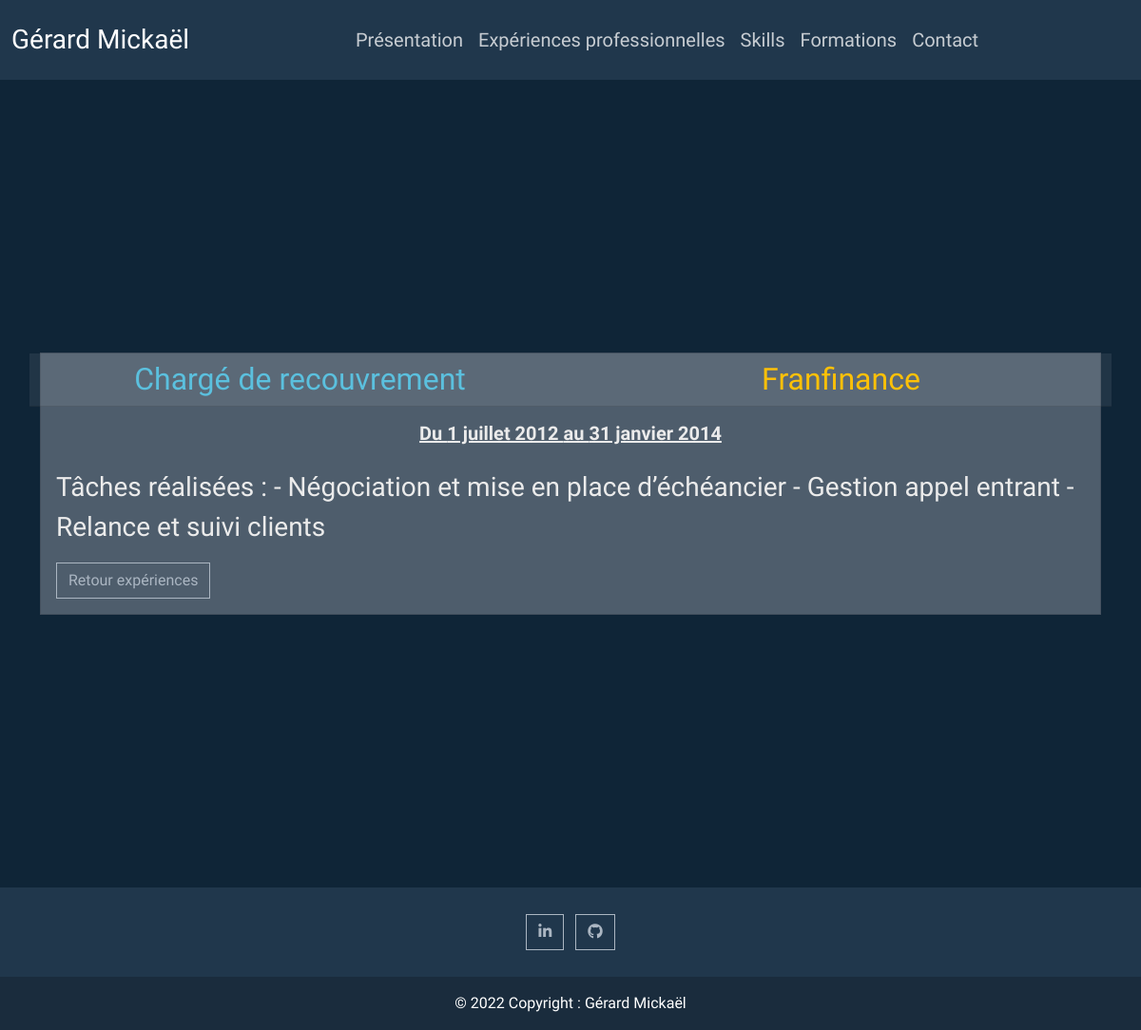
/franfinance/, run on the app's committed database.
### experience/models.py (models this page shows, shortened)
class ExperiencePro(models.Model):
    metier = models.CharField(max_length=150)
    societe = models.CharField(max_length=150)
    contenu = models.TextField()
    slug = models.SlugField(max_length=100)
    date_start = models.DateField()
    date_end = models.DateField()
    image = models.ImageField(default='default.jpg')

### experience/views.py (the view)
# urls.py: path('<slug:slug>/', views.experience_pro, name='experience')
def experience_pro(request, slug):
    experience = get_object_or_404(ExperiencePro, slug=slug)
    return render(request, 'experience/detail.html', context={"experience": experience})

### experience/templates/experience/detail.html
{% extends 'navbar_footer.html' %}
{% block contenu %}
<div class="container d-flex align-items-center justify-content-center" style="height: 850px">
    <div class="card">
        <div class="row">
            <h5 class="card-header col-6 text-center text-info fs-2">{{ experience.metier }}</h5>
            <h5 class="card-header col-6 text-center text-warning fs-2">{{ experience.societe }}</h5>
        </div>
        <div class="card-body">
            <h5 class="card-title text-center mb-4 fw-bold text-decoration-underline">Du {{experience.date_start}} au {{experience.date_end}}</h5>
            <p class="card-text fs-3">{{experience.contenu}}</p>
            <a class="btn btn btn-outline-light" href="{% url 'experiences:experiences' %}" >Retour expériences</a>
        </div>
    </div>
</div>
{% endblock %}

### data on the page
ExperiencePro: metier "Chargé de recouvrement", societe "Franfinance", date_start "1 juillet 2012", date_end "31 janvier 2014", contenu "Tâches réalisées : - Négociation et mise en place d’échéancier - Gestion appel entrant - Relance et suivi clients"
